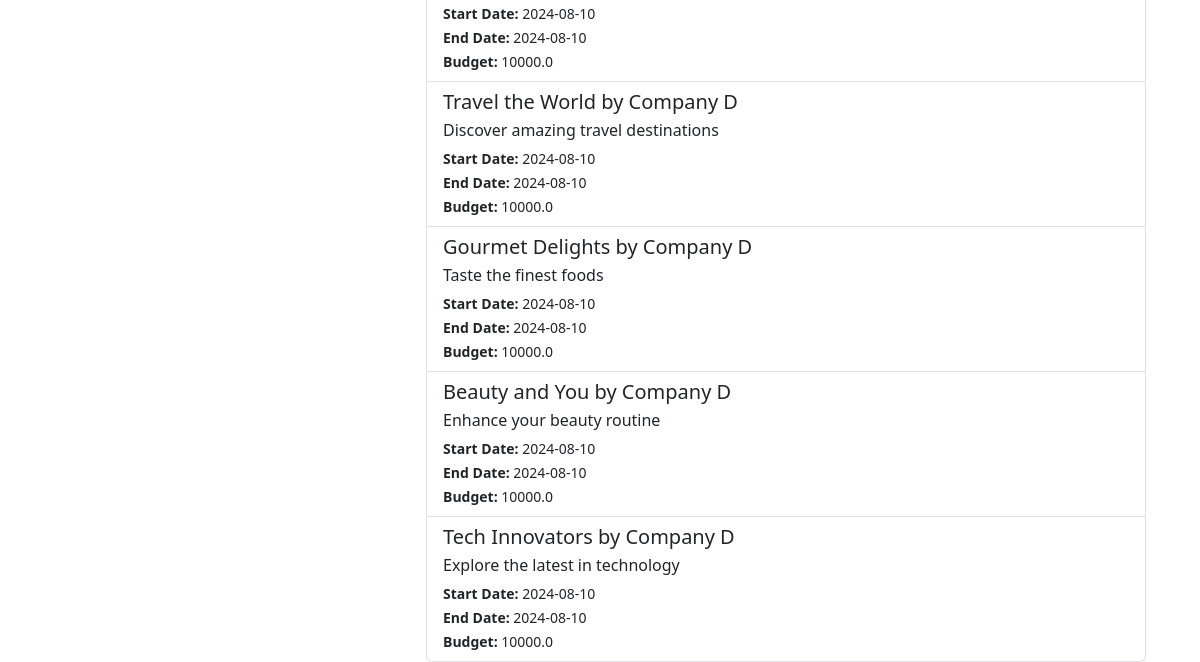
/campaign_search (signed in, lower part), run on an earlier commit of the app's database.
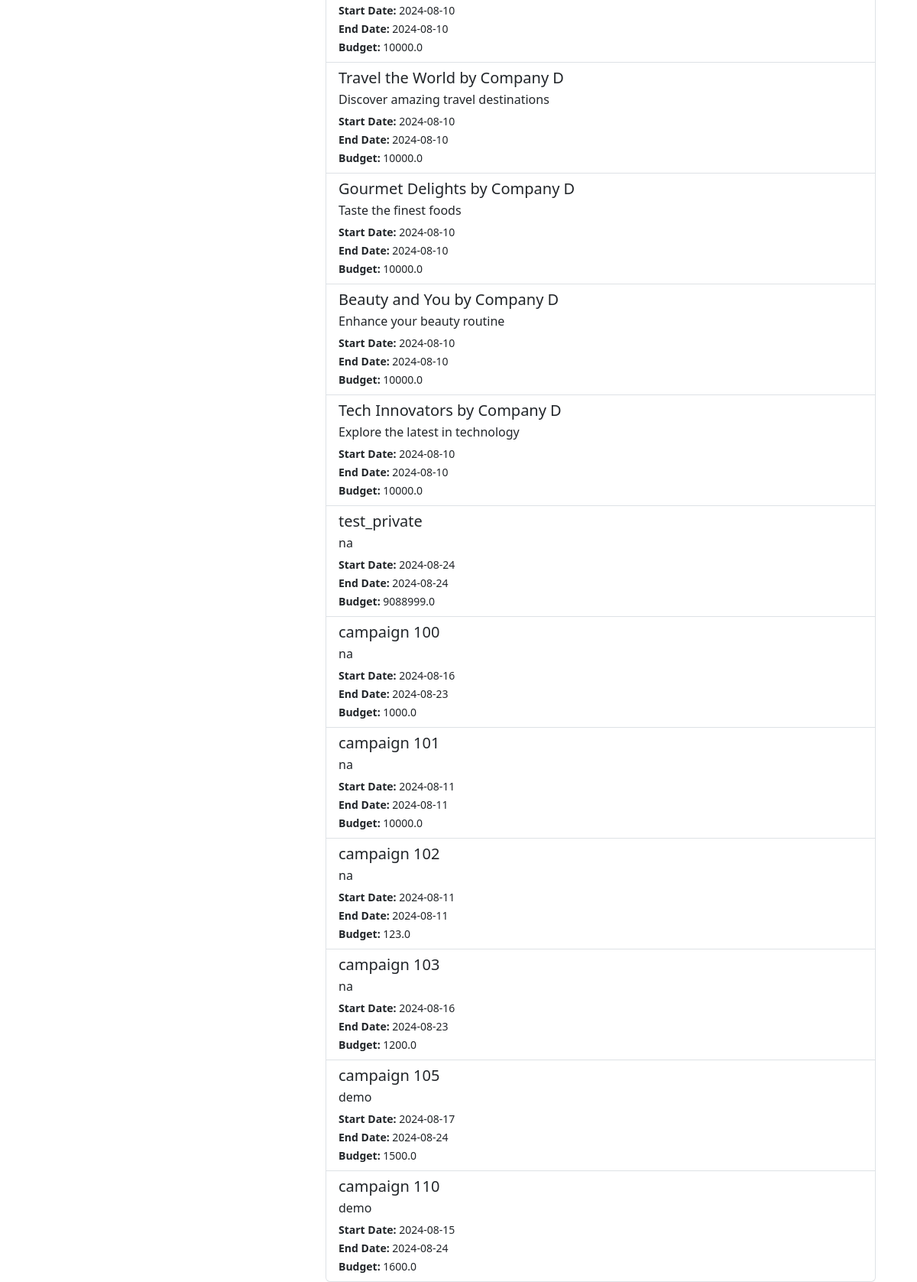
And on a later commit of the database.
### models.py (models this page shows)
class Campaign(db.Model):
    __tablename__ = 'campaign'
    campaign_id = db.Column(db.Integer, primary_key=True, autoincrement=True)
    sponsor_id = db.Column(db.Integer, db.ForeignKey('sponsors.sponsor_id'), nullable=False)
    name = db.Column(db.String(32),unique=True, nullable=False)
    description = db.Column(db.String(128))
    start_date = db.Column(db.Date)
    end_date = db.Column(db.Date)
    budget = db.Column(db.Float(10, 2), nullable=False)
    visibility = db.Column(Enum('private', 'public', name='visibility_types'), default='public', nullable=False)
    goals = db.Column(db.String(128))
    niche = db.Column(db.String(32),nullable=False)
    campaign_status = db.Column(Enum('ongoing', 'flagged', 'deleted', 'completed' ,name='campaign_status_types'), default='ongoing', nullable=False)
    sponsor = db.relationship('Sponsor', backref=db.backref('campaigns', lazy=True))

### routes.py (the view, shortened to what this page needs)
@app.route('/campaign_search', methods=['GET', 'POST'])
@auth_rep
def influencer_search():  #will be used by influencer and admin to search for campaigns
    if session['role_id'] == 1:
            query = Campaign.query
    search_results = query.all()
    return render_template('campaign_search.html', search_results=search_results)

### routes.py (called while the page is built)
def auth_rep(func):
    @wraps(func)
    def inner(*args,**kwargs):
        if 'user_id' in session:
            user = User.query.get(session['user_id'])
            if user.is_flagged:
                flash('Your account is flagged and cannot perform this action.', 'error')
                return redirect(url_for('login'))
            return func(*args,**kwargs)
        else:
            flash('You are not logged in,Please login to proceed','error')
            return redirect(url_for('login'))
    return inner

### templates/campaign_search.html (shortened to what this page needs)
{% extends 'layout.html' %}
{% block content %}
<div class="container">
    <div class="row">
        <div class="col-md-4">
        </div>
        <div class="col-md-8">
            <div class="list-group">
                {% if search_results %}
                    {% for campaign in search_results %}
                        <a href="{{ url_for('campaign_details', campaign_id=campaign.campaign_id) }}" class="list-group-item list-group-item-action">
                            <h5 class="mb-1">{{ campaign.name }}</h5>
                            <p class="mb-1">{{ campaign.description }}</p>
                            <small><strong>Start Date:</strong> {{ campaign.start_date }}</small><br>
                            <small><strong>End Date:</strong> {{ campaign.end_date }}</small><br>
                            <small><strong>Budget:</strong> {{ campaign.budget | default(0) | float | round(2) }}</small>
                        </a>
                    {% endfor %}
                {% else %}
                    <p>No campaigns found matching your criteria.</p>
                {% endif %}
            </div>
        </div>
    </div>
</div>
{% endblock %}

What changed in the data, as far as the page shows it:
added Campaign: name "test_private", description "na", start_date "2024-08-24", end_date "2024-08-24", budget "9088999.0"
added Campaign: name "campaign 100", description "na", start_date "2024-08-16", end_date "2024-08-23", budget "1000.0"
added Campaign: name "campaign 101", description "na", start_date "2024-08-11", end_date "2024-08-11", budget "10000.0"
added Campaign: name "campaign 102", description "na", start_date "2024-08-11", end_date "2024-08-11", budget "123.0"
added Campaign: name "campaign 103", description "na", start_date "2024-08-16", end_date "2024-08-23", budget "1200.0"
added Campaign: name "campaign 105", description "demo", start_date "2024-08-17", end_date "2024-08-24", budget "1500.0"
added Campaign: name "campaign 110", description "demo", start_date "2024-08-15", end_date "2024-08-24", budget "1600.0"
